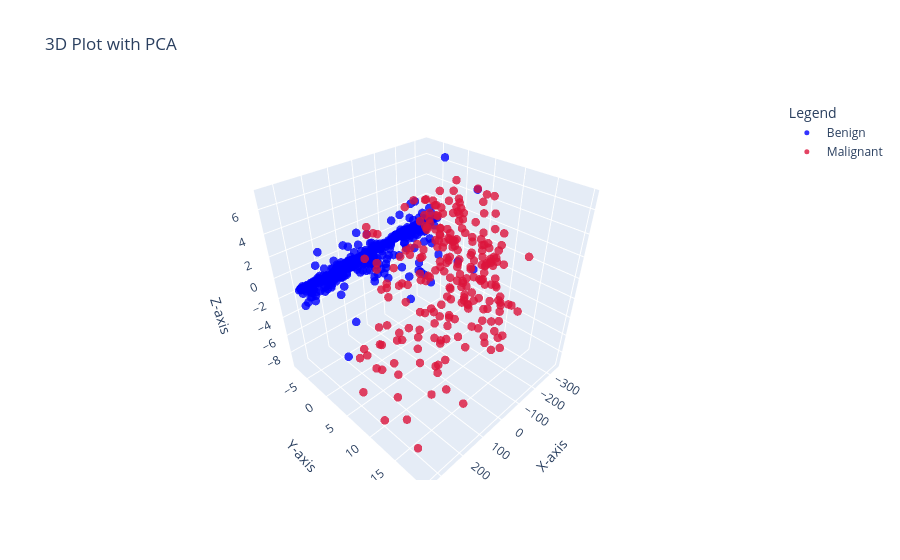

The code cell stored with this chart in its notebook:
### Code cell
plot_3d_plotly(P0,y,title="3D Plot with PCA",color_map=Dict)

### Figure 1 — Plotly figure (JSON) as saved in the notebook; plotly's stock layout.template omitted (floating-point values rounded to 4 significant figures; data arrays with more than 128 entries replaced by an {"elided": "..."} marker saying what was removed)
{"data": [{"marker": {"color": "blue", "line": {"width": 0}, "opacity": 0.8, "size": 5}, "mode": "markers", "name": "Benign", "type": "scatter3d", "x": {"elided": "444 float values"}, "y": {"elided": "444 float values"}, "z": {"elided": "444 float values"}}, {"marker": {"color": "crimson", "line": {"width": 0}, "opacity": 0.8, "size": 5}, "mode": "markers", "name": "Malignant", "type": "scatter3d", "x": {"elided": "239 float values"}, "y": {"elided": "239 float values"}, "z": {"elided": "239 float values"}}], "layout": {"legend": {"title": {"text": "Legend"}}, "scene": {"xaxis": {"title": {"text": "X-axis"}}, "yaxis": {"title": {"text": "Y-axis"}}, "zaxis": {"title": {"text": "Z-axis"}}}, "title": {"text": "3D Plot with PCA"}}}
